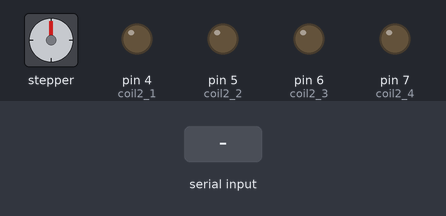
Bench run of a sketch on a simulated Arduino Uno, built with avr-gcc and run on an emulated ATmega328P. On the bench: stepper motor, output pins drawn as LEDs (lit = HIGH). Wiring (inferred from the names in the program): stepper motor (2048 steps per turn assumed): coils pin 8, pin 9, pin 10, pin 11. The inputs (shaded band) are chosen by the test bench. Pins used as bus, display or sensor lines are not drawn.

Above: at 1.2 s.
1.3 s: "1,90,45\n" received over Serial
At 1.79 s:
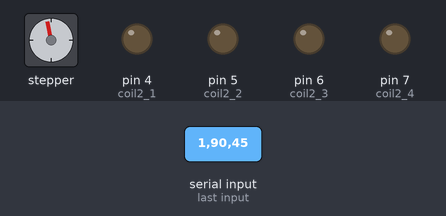
At 2.39 s:
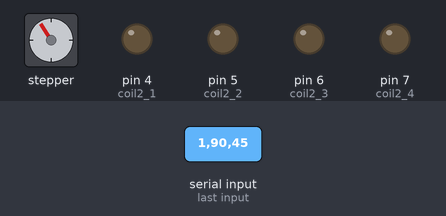
4.3 s: "1,90,45\n" received over Serial
At 10.9 s:
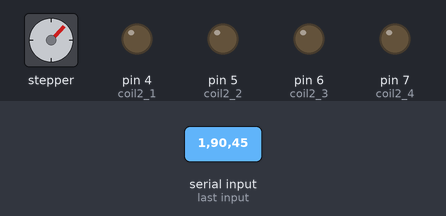
Timing chart, 0 to 12.4 s (numbered marks = the images above; inputs shaded):
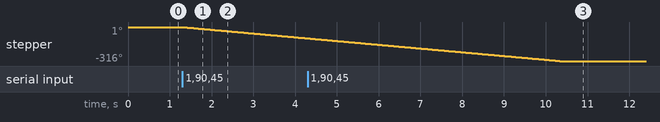

Measured:
- after the input at 1.3 s, stepper: keeps turning counter-clockwise at about 35°/s, starting at once

The sketch:

Control.ino
```cpp
// Define the Arduino pins connected to the ULN2003A driver inputs
int coil1_1 = 8; // IN1 on driver board for motor 1
int coil1_2 = 9; // IN2 on driver board for motor 1
int coil1_3 = 10; // IN3 on driver board for motor 1
int coil1_4 = 11; // IN4 on driver board for motor 1

int coil2_1 = 4; // IN1 on driver board for motor 2
int coil2_2 = 5; // IN2 on driver board for motor 2
int coil2_3 = 6; // IN3 on driver board for motor 2
int coil2_4 = 7; // IN4 on driver board for motor 2

// Stepper motor step sequence arrays
int stepSequence[4][4] = {
  {1, 0, 0, 0},
  {0, 1, 0, 0},
  {0, 0, 1, 0},
  {0, 0, 0, 1}
};

// Steps per degree (for a 2048-step motor, 11.37777 steps per degree)
const float stepsPerDegree = 5;

void setup() {
  Serial.begin(9600); // Initialize serial communication

  // Set all coil pins as outputs for stepper motor 1
  pinMode(coil1_1, OUTPUT);
  pinMode(coil1_2, OUTPUT);
  pinMode(coil1_3, OUTPUT);
  pinMode(coil1_4, OUTPUT);

  // Set all coil pins as outputs for stepper motor 2
  pinMode(coil2_1, OUTPUT);
  pinMode(coil2_2, OUTPUT);
  pinMode(coil2_3, OUTPUT);
  pinMode(coil2_4, OUTPUT);
}

void loop() {
  // Check for user input
  if (Serial.available() > 0) {
    int motor = Serial.parseInt(); // Motor number (1 or 2)
    int direction = Serial.parseInt(); // Direction (1 for CW, 0 for CCW)
    int degrees = Serial.parseInt(); // Degrees to move

    int steps = degrees * stepsPerDegree; // Convert degrees to steps

    // Run the motor at 200 steps per second
    int delayTime = 1000 / 200; // Delay for 200 steps per second

    if (motor == 1) {
      moveMotor(steps, direction, true, delayTime); // Move motor 1
    } else if (motor == 2) {
      moveMotor(steps, direction, false, delayTime); // Move motor 2
    }
  }
}

// Function to move motor a specified number of steps
void moveMotor(int steps, int direction, bool motor, int delayTime) {
  if (direction == 1) { // Clockwise
    for (int i = 0; i < steps; i++) {
      for (int step = 0; step < 4; step++) {
        setCoils(stepSequence[step], motor);
        delay(delayTime);
      }
    }
  } else { // Counterclockwise
    for (int i = 0; i < steps; i++) {
      for (int step = 3; step >= 0; step--) {
        setCoils(stepSequence[step], motor);
        delay(delayTime);
      }
    }
  }
}

// Function to activate coils based on step sequence
void setCoils(int step[4], bool motor) {
  if (motor) { // Motor 1
    digitalWrite(coil1_1, step[0]);
    digitalWrite(coil1_2, step[1]);
    digitalWrite(coil1_3, step[2]);
    digitalWrite(coil1_4, step[3]);
  } else { // Motor 2
    digitalWrite(coil2_1, step[0]);
    digitalWrite(coil2_2, step[1]);
    digitalWrite(coil2_3, step[2]);
    digitalWrite(coil2_4, step[3]);
  }
}
```
